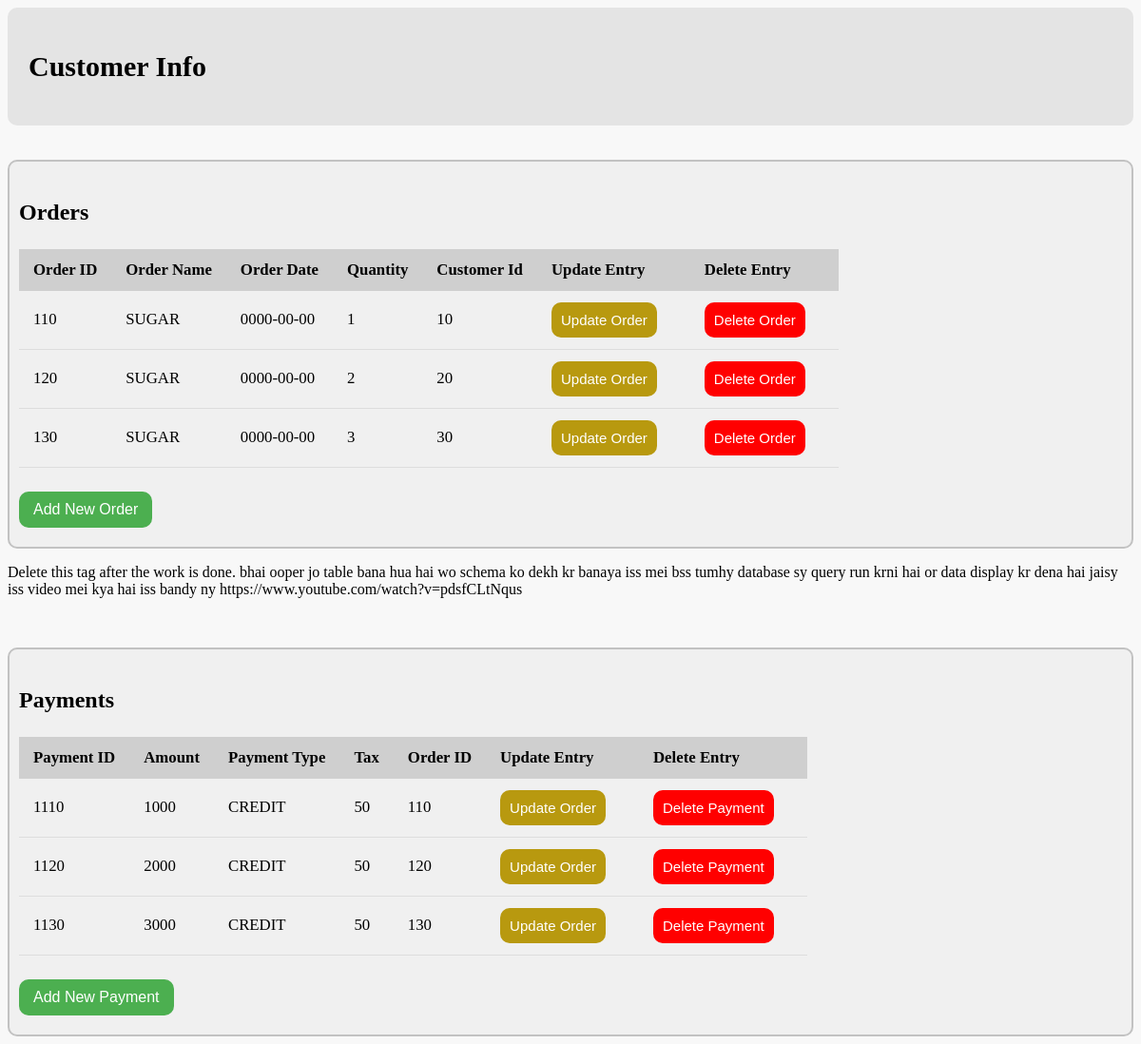
/customer.php, run on the app's committed database.
### tables this page shows
CREATE TABLE Orders(
    ORDERID VARCHAR(10) NOT NULL PRIMARY KEY,
    ORDERNAME VARCHAR(20) NOT NULL,
    ORDERDATE DATE NOT NULL,
    QTY INT(3),
    PAYMENTID VARCHAR(10)
);

CREATE TABLE Payments(
    PAYMENTID VARCHAR(10) NOT NULL PRIMARY KEY,
    AMOUNT INT(6) NOT NULL,
    PAYMENTTYPE VARCHAR(10) NOT NULL,
    TAX INT(6)
);

### customer.php (the view, shortened to what this page needs)
<?php
require "conn.php";
$data = $conn->query("SELECT * FROM ORDERS");
$data1 = $conn->query("SELECT * FROM PAYMENTS");
?>
<!DOCTYPE html>
<html lang="en">
<head>
</head>
<body>
    <div class="header">
        <p class="logo">Customer Info</p>
    </div>
    <br>
    <br>
    <div class="order">
        <h2>Orders </h2>
        <table class="table">
            <thead>
                <tr>
                    <th>
                        Order ID
                    </th>
                    <th>
                        Order Name
                    </th>
                    <th>
                        Order Date
                    </th>
                    <th>
                        Quantity
                    </th>
                    <th>
                        Customer Id
                    </th>
                    <th>
                        Update Entry
                    </th>
                    <th>
                        Delete Entry
                    </th>
                </tr>
            </thead>
            <tbody>
            <?php while($rows_order = $data->fetch(PDO::FETCH_OBJ)): ?>
                <tr>
                    <td><?php echo $rows_order->ORDERID   ;?></td>
                    <td><?php echo $rows_order->ORDERNAME   ;?></td>
                    <td><?php echo $rows_order->ORDERDATE   ;?></td>
                    <td><?php echo $rows_order->QTY   ;?></td>
                    <td><?php echo $rows_order->CUSTID   ;?></td>
                    <td>
                        <a href="updateOrder.php?upd_id=<?php echo $rows_order->ORDERID; ?>"><button class="Update_button" type="button">Update Order</button></a>
                    </td>
                    <td>
                        <a href="delete_order.php?del_id=<?php echo $rows_order->ORDERID; ?>"><button class="Delete_button" type="button">Delete Order</button></a>
                    </td>
                </tr>
                <?php endwhile; ?>
            </tbody>
        </table>
        <a href="newOrder.php" target="_blank"><button class="New_button" type="button">Add New Order</button></a>
    </div>
    <p>Delete this tag after the work is done. bhai ooper jo table bana hua hai wo schema ko dekh kr banaya iss mei bss
        tumhy database sy query run krni hai or data display kr dena hai jaisy iss video mei kya hai iss bandy ny
        https://www.youtube.com/watch?v=pdsfCLtNqus</p>
    <br>
    <br>
    <div class="payments">
        <h2>Payments</h2>
        <table class="table">
            <thead>
                <tr>
                    <th>
                        Payment ID
                    </th>
                    <th>
                        Amount
                    </th>
                    <th>
                        Payment Type
                    </th>
                    <th>
                        Tax
                    </th>
                    <th>
                        Order ID
                    </th>
                    <th>
                        Update Entry
                    </th>
                    <th>
                        Delete Entry
                    </th>
                </tr>
            </thead>
            <tbody>
            <?php while($rows_payments = $data1->fetch(PDO::FETCH_OBJ)): ?>
                <tr>
                    <td><?php echo $rows_payments->PAYMENTID  ;?></td>
                    <td><?php echo $rows_payments->AMOUNT  ;?></td>
                    <td><?php echo $rows_payments->PAYMENTTYPE  ;?></td>
                    <td><?php echo $rows_payments->TAX  ;?></td>
                    <td><?php echo $rows_payments->ORDERID  ;?></td>
                    <td>
                    <a href="updatePayment.php?upd_id=<?php echo $rows_payments->PAYMENTID; ?>"><button class="Update_button" type="button">Update Order</button></a>
                    </td>
                    <td>
                    <a href="delete_payment.php?del_id=<?php echo $rows_payments->PAYMENTID; ?>"><button class="Delete_button" type="button">Delete Payment</button></a>
                    </td>
                </tr>
                <?php endwhile; ?>
            </tbody>
        </table>
        <a href="newPayment.php" target="_blank"><button class="New_button" type="button">Add New Payment</button></a>
    </div>
</body>
</html>

### customer.php (style rules this page uses)
body { background-color: #f8f8f8; }
.header { overflow: hidden; background-color: #e4e4e4; padding: 10px 10px; border-radius: 10px; }
.order { overflow: hidden; background-color: #f0f0f0; padding: 20px 10px; border-radius: 10px; border: 2px solid rgb(194, 194, 194); }
.payments { overflow: hidden; background-color: #f0f0f0; padding: 20px 10px; border-radius: 10px; border: 2px solid rgb(194, 194, 194); }
.header p.logo { float: left; color: rgb(0, 0, 0); text-align: center; padding: 12px; text-decoration: none; font-size: 30px; line-height: 20px; border-radius: 4px; font-weight: bold; }
.table { border-collapse: collapse; margin: 25px 0; font-size: 1.05em; min-width: 500px; }
.table thead tr { background-color: #cfcfcf; text-align: left; font-weight: bold; }
.table th, .table td { padding: 12px 15px; }
.table tbody tr { border-bottom: 1px solid #dddddd; }
.New_button { background-color: #4CAF50; border: none; color: white; padding: 10px 15px; text-align: center; text-decoration: none; display: inline-block; font-size: 16px; border-radius: 10px; cursor: pointer; margin-right: 20px; }
.Update_button { background-color: #b8990f; border: none; color: white; padding: 10px 10px; text-align: center; text-decoration: none; display: inline-block; font-size: 15px; border-radius: 10px; cursor: pointer; margin-right: 20px; }
.Delete_button { background-color: rgb(255, 0, 0); border: none; color: white; padding: 10px 10px; text-align: center; text-decoration: none; display: inline-block; font-size: 15px; border-radius: 10px; cursor: pointer; margin-right: 20px; }

### data on the page
orders: ORDERID "110", ORDERNAME "SUGAR", ORDERDATE "0000-00-00", QTY "1", CUSTID "10"
orders: ORDERID "120", ORDERNAME "SUGAR", ORDERDATE "0000-00-00", QTY "2", CUSTID "20"
orders: ORDERID "130", ORDERNAME "SUGAR", ORDERDATE "0000-00-00", QTY "3", CUSTID "30"
payments: PAYMENTID "1110", AMOUNT "1000", PAYMENTTYPE "CREDIT", TAX "50", ORDERID "110"
payments: PAYMENTID "1120", AMOUNT "2000", PAYMENTTYPE "CREDIT", TAX "50", ORDERID "120"
payments: PAYMENTID "1130", AMOUNT "3000", PAYMENTTYPE "CREDIT", TAX "50", ORDERID "130"
